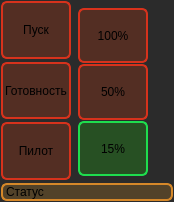
<?xml version="1.0" encoding="UTF-8"?>
<ui version="4.0">
 <class>WidgetLaserControl</class>
 <widget class="QWidget" name="WidgetLaserControl">
  <property name="geometry">
   <rect>
    <x>0</x>
    <y>0</y>
    <width>174</width>
    <height>202</height>
   </rect>
  </property>
  <property name="sizePolicy">
   <sizepolicy hsizetype="Minimum" vsizetype="Minimum">
    <horstretch>0</horstretch>
    <verstretch>0</verstretch>
   </sizepolicy>
  </property>
  <property name="maximumSize">
   <size>
    <width>175</width>
    <height>16777215</height>
   </size>
  </property>
  <property name="windowTitle">
   <string>Поворотное устройство</string>
  </property>
  <property name="styleSheet">
   <string notr="true">QWidget
{
	background-color: rgb(43, 43, 43);
}

QPushButton
{
	
	background-color: rgba(32, 156, 19, 83);
    border: 2px solid line;
    border-radius: 6px;
   
	border-color: rgb(30, 221, 78);
}

QPushButton:checked
{
	
	background-color: rgba(204, 53, 10, 62);
    border: 2px solid line;
    border-radius: 6px;	
	border-color: rgb(215, 50, 28);
}

QLineEdit
{
	
	background-color: rgba(32, 156, 19, 83);
    border: 2px solid line;
    border-radius: 6px;
   
	border-color: rgb(30, 221, 78);
}</string>
  </property>
  <layout class="QGridLayout" name="gridLayout">
   <property name="leftMargin">
    <number>1</number>
   </property>
   <property name="topMargin">
    <number>1</number>
   </property>
   <property name="rightMargin">
    <number>1</number>
   </property>
   <property name="bottomMargin">
    <number>1</number>
   </property>
   <property name="spacing">
    <number>3</number>
   </property>
   <item row="0" column="0">
    <layout class="QVBoxLayout" name="verticalLayout_2">
     <property name="spacing">
      <number>3</number>
     </property>
     <item>
      <widget class="QPushButton" name="butLaserPower">
       <property name="sizePolicy">
        <sizepolicy hsizetype="Minimum" vsizetype="MinimumExpanding">
         <horstretch>0</horstretch>
         <verstretch>0</verstretch>
        </sizepolicy>
       </property>
       <property name="minimumSize">
        <size>
         <width>0</width>
         <height>0</height>
        </size>
       </property>
       <property name="maximumSize">
        <size>
         <width>70</width>
         <height>16777215</height>
        </size>
       </property>
       <property name="styleSheet">
        <string notr="true">QPushButton
{
   background-color: rgba(204, 53, 10, 62);
    border: 2px solid line;
    border-radius: 6px;	
	border-color: rgb(215, 50, 28);
}

QPushButton::checked
{
	background-color: rgba(32, 156, 19, 83);
    border: 2px solid line;
    border-radius: 6px;
   
	border-color: rgb(30, 221, 78);
}</string>
       </property>
       <property name="text">
        <string>Пуск</string>
       </property>
       <property name="checkable">
        <bool>true</bool>
       </property>
       <property name="checked">
        <bool>false</bool>
       </property>
      </widget>
     </item>
     <item>
      <widget class="QPushButton" name="butLaserReady">
       <property name="sizePolicy">
        <sizepolicy hsizetype="Minimum" vsizetype="MinimumExpanding">
         <horstretch>0</horstretch>
         <verstretch>0</verstretch>
        </sizepolicy>
       </property>
       <property name="maximumSize">
        <size>
         <width>70</width>
         <height>16777215</height>
        </size>
       </property>
       <property name="styleSheet">
        <string notr="true">QPushButton
{
   background-color: rgba(204, 53, 10, 62);
    border: 2px solid line;
    border-radius: 6px;	
	border-color: rgb(215, 50, 28);
}

QPushButton::checked
{
	background-color: rgba(32, 156, 19, 83);
    border: 2px solid line;
    border-radius: 6px;
   
	border-color: rgb(30, 221, 78);
}</string>
       </property>
       <property name="text">
        <string>Готовность</string>
       </property>
       <property name="checkable">
        <bool>true</bool>
       </property>
      </widget>
     </item>
     <item>
      <widget class="QPushButton" name="butLaserPilot">
       <property name="sizePolicy">
        <sizepolicy hsizetype="Minimum" vsizetype="MinimumExpanding">
         <horstretch>0</horstretch>
         <verstretch>0</verstretch>
        </sizepolicy>
       </property>
       <property name="minimumSize">
        <size>
         <width>0</width>
         <height>25</height>
        </size>
       </property>
       <property name="maximumSize">
        <size>
         <width>70</width>
         <height>16777215</height>
        </size>
       </property>
       <property name="styleSheet">
        <string notr="true">QPushButton
{
   background-color: rgba(204, 53, 10, 62);
    border: 2px solid line;
    border-radius: 6px;	
	border-color: rgb(215, 50, 28);
}

QPushButton::checked
{
	background-color: rgba(32, 156, 19, 83);
    border: 2px solid line;
    border-radius: 6px;
   
	border-color: rgb(30, 221, 78);
}

QPushButton::disabled
{
	background-color: rgba(38, 36, 32,0);
    border: 0px solid line;
    border-radius: 6px;
   
	border-color: rgb(30, 221, 78,0);
}</string>
       </property>
       <property name="text">
        <string>Пилот</string>
       </property>
       <property name="checkable">
        <bool>true</bool>
       </property>
      </widget>
     </item>
    </layout>
   </item>
   <item row="1" column="0" colspan="2">
    <layout class="QHBoxLayout" name="horizontalLayout">
     <item>
      <widget class="QLabel" name="labelLaserPowerStatus">
       <property name="sizePolicy">
        <sizepolicy hsizetype="Minimum" vsizetype="Maximum">
         <horstretch>0</horstretch>
         <verstretch>0</verstretch>
        </sizepolicy>
       </property>
       <property name="maximumSize">
        <size>
         <width>16777215</width>
         <height>16777215</height>
        </size>
       </property>
       <property name="styleSheet">
        <string notr="true">QLabel
{
	background-color: rgba(209, 142, 34, 60);
    border: 2px solid line;
    border-radius: 6px;
   
	border-color: rgb(214, 136, 41);
}

</string>
       </property>
       <property name="text">
        <string>Статус</string>
       </property>
      </widget>
     </item>
    </layout>
   </item>
   <item row="0" column="1">
    <widget class="QGroupBox" name="groupBox">
     <property name="styleSheet">
      <string notr="true">QGroupBox
{
border: 0px solid line black;
}

QPushButton
{
   background-color: rgba(204, 53, 10, 62);
    border: 2px solid line;
    border-radius: 6px;	
	border-color: rgb(215, 50, 28);
}

QPushButton::checked
{
	background-color: rgba(32, 156, 19, 83);
    border: 2px solid line;
    border-radius: 6px;
   
	border-color: rgb(30, 221, 78);
}</string>
     </property>
     <layout class="QVBoxLayout" name="verticalLayout_3">
      <property name="spacing">
       <number>1</number>
      </property>
      <property name="leftMargin">
       <number>1</number>
      </property>
      <property name="topMargin">
       <number>1</number>
      </property>
      <property name="rightMargin">
       <number>1</number>
      </property>
      <property name="bottomMargin">
       <number>1</number>
      </property>
      <item>
       <widget class="QPushButton" name="butSetPowerHigh">
        <property name="sizePolicy">
         <sizepolicy hsizetype="Minimum" vsizetype="Minimum">
          <horstretch>0</horstretch>
          <verstretch>0</verstretch>
         </sizepolicy>
        </property>
        <property name="minimumSize">
         <size>
          <width>0</width>
          <height>25</height>
         </size>
        </property>
        <property name="maximumSize">
         <size>
          <width>70</width>
          <height>16777215</height>
         </size>
        </property>
        <property name="text">
         <string>100%</string>
        </property>
        <property name="checkable">
         <bool>true</bool>
        </property>
        <property name="autoExclusive">
         <bool>true</bool>
        </property>
       </widget>
      </item>
      <item>
       <widget class="QPushButton" name="butSetPowerMiddle">
        <property name="sizePolicy">
         <sizepolicy hsizetype="Minimum" vsizetype="Preferred">
          <horstretch>0</horstretch>
          <verstretch>0</verstretch>
         </sizepolicy>
        </property>
        <property name="minimumSize">
         <size>
          <width>0</width>
          <height>25</height>
         </size>
        </property>
        <property name="maximumSize">
         <size>
          <width>70</width>
          <height>16777215</height>
         </size>
        </property>
        <property name="text">
         <string>50%</string>
        </property>
        <property name="checkable">
         <bool>true</bool>
        </property>
        <property name="autoExclusive">
         <bool>true</bool>
        </property>
       </widget>
      </item>
      <item>
       <widget class="QPushButton" name="butSetPowerLow">
        <property name="sizePolicy">
         <sizepolicy hsizetype="Minimum" vsizetype="Minimum">
          <horstretch>0</horstretch>
          <verstretch>0</verstretch>
         </sizepolicy>
        </property>
        <property name="minimumSize">
         <size>
          <width>0</width>
          <height>25</height>
         </size>
        </property>
        <property name="maximumSize">
         <size>
          <width>70</width>
          <height>16777215</height>
         </size>
        </property>
        <property name="text">
         <string>15%</string>
        </property>
        <property name="checkable">
         <bool>true</bool>
        </property>
        <property name="checked">
         <bool>true</bool>
        </property>
        <property name="autoExclusive">
         <bool>true</bool>
        </property>
       </widget>
      </item>
     </layout>
    </widget>
   </item>
  </layout>
 </widget>
 <resources>
  <include location="Images.qrc"/>
 </resources>
 <connections/>
</ui>
